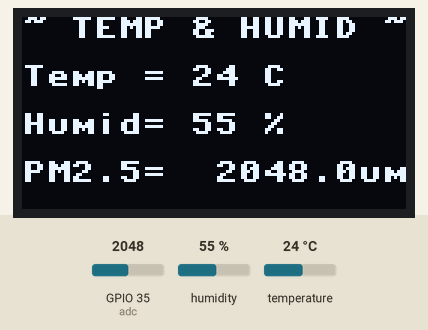
Simulated run of this program. Board: ESP32 board running MicroPython. Parts: 128×64 one-colour display. Inputs (shaded band) come from the test bench; at power-on: humidity 55 %, GPIO 35 (adc) = 2048, temperature 24 °C (analog values on the 0–4095 scale). Library files of the repository ran but are not shown: ssd1306.py; what the program prints to the serial console is not drawn.

Above: at 2.8 s.
2.9 s: humidity set to 22 %
At 4.8 s:
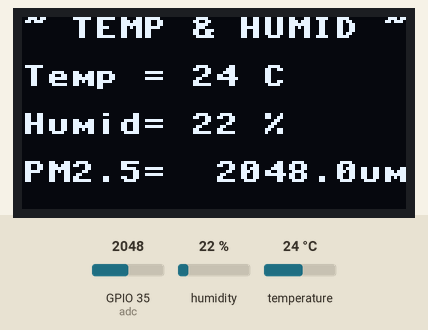
5.9 s: GPIO 35 (adc) set to 2866
At 7.9 s:
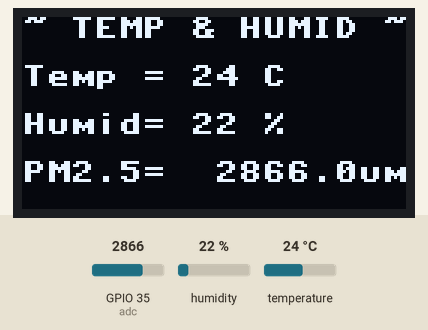
8.2 s: temperature set to 12 °C
At 9.8 s:
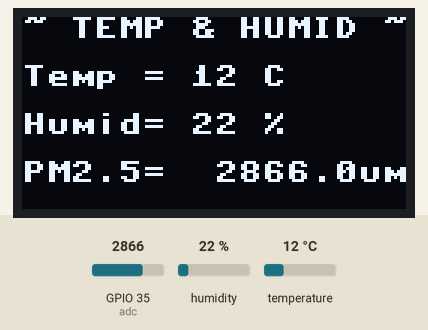
10.5 s: GPIO 35 (adc) set to 3603
At 11.7 s:
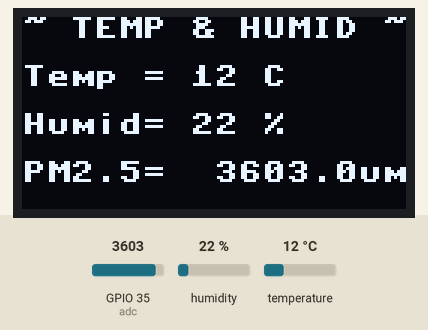
12.7 s: humidity set to 40 %
At 14.7 s:
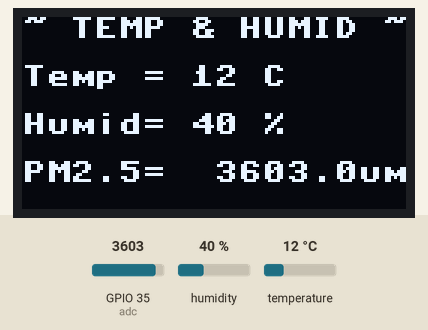
15.0 s: GPIO 35 (adc) set to 4095
At 16.6 s:
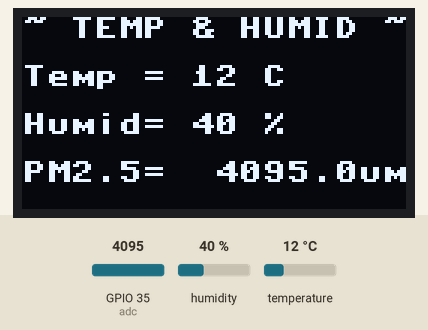
Timing chart, 0 to 18.1 s (numbered marks = the images above; inputs shaded):
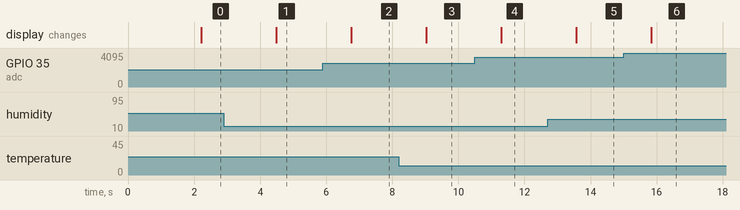

The program:

airqoled.py
```python
import machine, dht, utime,ssd1306
from machine import Pin, ADC
import time

p0 = Pin(13, Pin.OUT)
adc = ADC(Pin(35))
def measure():
 p0.value(1)                       # d?but du cr?neau
 time.sleep_us(280)         # les 0.28 ms
 readvalue = adc.read()    # lecture de l’adc
 time.sleep_us(40)           # compl?ment du cr?neau ? 0.32 ms
 p0.value(0)                        # fin du cr?neau
 time.sleep_us(9680)        # compl?ment du cycle ? 10 ms
 return readvalue

def getDust():
    t,tot,t1=0,0,0
    ppm=0.0
    t1=measure()
    #print('Test measure Value :  ',t1,'---- this value always too low')
    for i in range(10):  # on fait 10 mesures
       t=measure()
       #print(i,"---",t)
       tot=tot+t
    ppm=tot/10
    return ppm

d11=dht.DHT11(machine.Pin(15))
hw_i2c1 = machine.I2C(scl=machine.Pin(22), sda=machine.Pin(21))# machine.I2C(0x3c, freq=200000)
oled096=ssd1306.SSD1306_I2C(128, 64, hw_i2c1)
oled096.fill(0)
oled096.text('~ TEMP & HUMID ~',0,0)
oled096.text('Temp =    C',0,16)
oled096.text('Humid=    %',0,32)
oled096.text('PM2.5=     um',0,48)
oled096.show()
try:
    while 1:
        utime.sleep_ms(2000)
        d11.measure()
        oled096.fill(0)
        oled096.text('~ TEMP & HUMID ~',0,0)
        oled096.text('Temp = {} C'.format(d11.temperature()),0,16)
        oled096.text('Humid= {} %'.format(d11.humidity()),0,32)
        oled096.text('PM2.5=  {}um'.format(getDust()),0,48)
        oled096.show()
        print('today temp ={}, humidity= {}, PM2.5= {}'.format(d11.temperature(),d11.humidity(),getDust()))
except Exception as e: print(e)
```

Measured:
- after the input at 2.9 s, the display: changes after 1.6 s (image 1)
- after the input at 5.9 s, the display: changes after 0.85 s (image 2)
- after the input at 8.2 s, the display: changes after 0.83 s (image 3)
- after the input at 10.5 s, the display: changes after 0.80 s (image 4)
- after the input at 12.7 s, the display: changes after 0.87 s (image 5)
- after the input at 15.0 s, the display: changes after 0.84 s (image 6)
